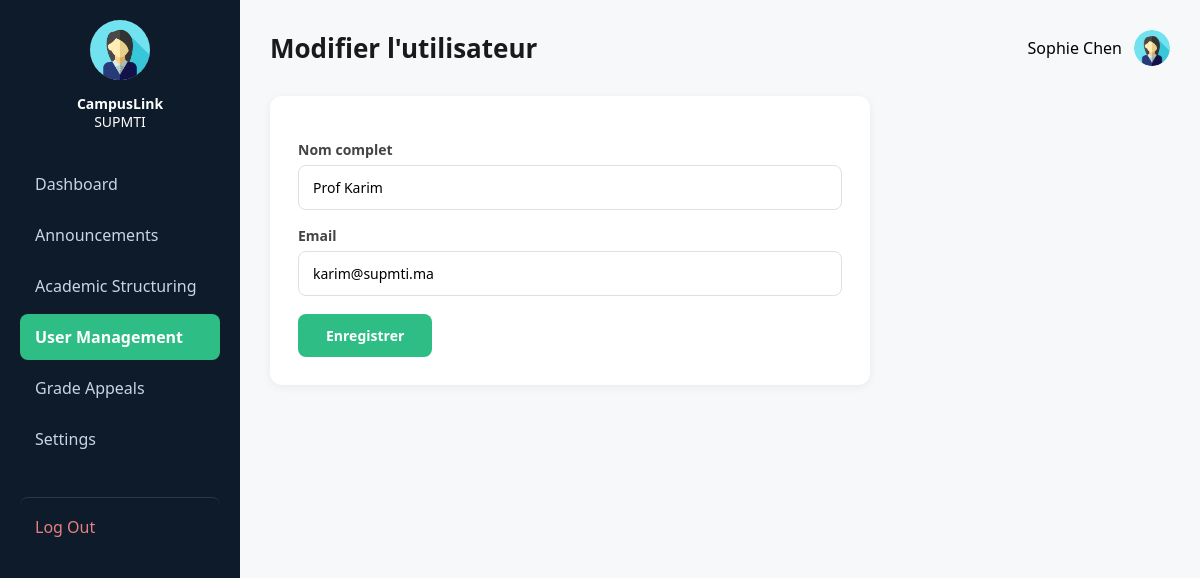
Screenshot of /admin/users/edit/2 (signed in) with the database file from the repository.
### tables this page shows
CREATE TABLE users (
        id INTEGER PRIMARY KEY AUTOINCREMENT,
        nom TEXT NOT NULL,
        email TEXT NOT NULL UNIQUE,
        mot_de_passe TEXT NOT NULL,
        role TEXT NOT NULL,
        classe TEXT,
        cne TEXT,
        cin TEXT,
        photo TEXT
    );

### app.py (the view, shortened to what this page needs)
@app.route('/admin/users/edit/<int:user_id>', methods=['GET', 'POST'])
def edit_user(user_id):
    if session.get('user_role') != 'admin':
        return redirect(url_for('login'))
    connexion = sqlite3.connect('campuslink.db')
    curseur = connexion.cursor()
    curseur.execute("SELECT id, nom, email, role, classe FROM users WHERE id = ?", (user_id,))
    utilisateur = curseur.fetchone()
    connexion.close()
    return render_template('edit_user.html', nom=session.get('user_nom'), utilisateur=utilisateur)

### app.py (called while the page is built)
@app.context_processor
def inject_current_user():
    current_role = session.get('user_role')
    current_nom = session.get('user_nom')
    current_photo = 'avatar.png'
    if 'user_id' in session:
        connexion = sqlite3.connect('campuslink.db')
        curseur = connexion.cursor()
        curseur.execute("SELECT photo FROM users WHERE id = ?", (session.get('user_id'),))
        resultat = curseur.fetchone()
        connexion.close()
        if resultat and resultat[0]:
            current_photo = resultat[0]
    return dict(
        current_role=current_role,
        current_nom=current_nom,
        current_photo=current_photo
    )

### templates/edit_user.html (shortened to what this page needs)
{% extends "base.html" %}
{% block page_header %}Modifier l'utilisateur{% endblock %}
{% block extra_css %}
<link rel="stylesheet" href="{{ url_for('static', filename='css/admin.css') }}">
{% endblock %}
{% block content %}
<div class="form-card" style="max-width: 600px;">
    <form method="POST">
        <label>Nom complet</label>
        <input type="text" name="nom" value="{{ utilisateur[1] }}" required>
        <label>Email</label>
        <input type="text" name="email" value="{{ utilisateur[2] }}" required>
        <button type="submit" class="btn-submit-small" style="margin-top: 18px;">Enregistrer</button>
    </form>
</div>
{% endblock %}

### templates/base.html (shortened to what this page needs)
<!DOCTYPE html>
<html lang="fr">
<head>
    <link rel="stylesheet" href="{{ url_for('static', filename='css/dashboard.css') }}">
    {% block extra_css %}{% endblock %}
</head>
<body>
<div class="dashboard-layout">
    <aside class="sidebar">
        <div class="sidebar-profile">
            <img src="{{ url_for('static', filename='uploads/' + current_photo) if current_photo != 'avatar.png' else url_for('static', filename='images/avatar.png') }}"
                 class="sidebar-avatar" alt="Avatar">
            <div class="sidebar-brand"><strong>CampusLink</strong><br>SUPMTI</div>
        </div>
        <nav class="sidebar-nav">
            {% if current_role == 'admin' %}
                <a href="{{ url_for('dashboard_admin') }}" class="nav-item {{ 'active' if request.endpoint == 'dashboard_admin' }}">Dashboard</a>
                <a href="{{ url_for('admin_announcements') }}" class="nav-item {{ 'active' if request.endpoint in ['admin_announcements','edit_announcement'] }}">Announcements</a>
                <a href="{{ url_for('academic_structure') }}" class="nav-item {{ 'active' if request.endpoint == 'academic_structure' }}">Academic Structuring</a>
                <a href="{{ url_for('user_management') }}" class="nav-item {{ 'active' if request.endpoint in ['user_management','edit_user'] }}">User Management</a>
                <a href="{{ url_for('admin_appeals') }}" class="nav-item {{ 'active' if request.endpoint == 'admin_appeals' }}">Grade Appeals</a>
                <a href="{{ url_for('settings_admin') }}" class="nav-item {{ 'active' if request.endpoint == 'settings_admin' }}">Settings</a>
            {% endif %}
            <a href="{{ url_for('logout') }}" class="nav-item logout-link">Log Out</a>
        </nav>
    </aside>
    <main class="main-content">
        <header class="topbar page-header">
            <h2>{% block page_header %}{% endblock %}</h2>
            <div class="topbar-right">
                <span>{{ current_nom }}</span>
                <img src="{{ url_for('static', filename='uploads/' + current_photo) if current_photo != 'avatar.png' else url_for('static', filename='images/avatar.png') }}"
                     class="topbar-avatar" alt="Avatar">
            </div>
        </header>
        {% block content %}{% endblock %}
    </main>
</div>
</body>
</html>

### static/css/dashboard.css (style rules this page uses)
* { margin: 0; padding: 0; box-sizing: border-box; font-family: 'Segoe UI', Arial, sans-serif; }
.dashboard-layout { display: flex; min-height: 100vh; }
.sidebar { width: 240px; background-color: #0d1b2a; color: white; padding: 20px; }
.sidebar-profile { text-align: center; margin-bottom: 30px; }
.sidebar-profile img { width: 60px; height: 60px; border-radius: 50%; }
.sidebar-avatar { width: 56px; height: 56px; border-radius: 50%; object-fit: cover; margin-bottom: 10px; }
.sidebar-brand { font-size: 14px; line-height: 1.3; }
.logout-link { margin-top: 30px; color: #e88080 !important; border-top: 1px solid rgba(255,255,255,0.12); padding-top: 18px !important; }
.page-header h2 { font-size: 24px; color: #1a1a1a; }
.sidebar-nav { display: flex; flex-direction: column; gap: 5px; }
.nav-item { color: #cbd5e1; text-decoration: none; padding: 12px 15px; border-radius: 8px; }
.nav-item.active { background-color: #2ebd85; color: white; font-weight: bold; }
.main-content { flex: 1; background-color: #f7f8fa; padding: 30px; }
.topbar { display: flex; justify-content: space-between; align-items: center; margin-bottom: 30px; }
.topbar-right { display: flex; align-items: center; gap: 15px; }
.topbar-avatar { width: 36px; height: 36px; border-radius: 50%; }

### static/css/admin.css (style rules this page uses)
.page-header { margin-bottom: 30px; }
.page-header h2 { font-size: 26px; color: #1a1a1a; }
.topbar-right { display: flex; align-items: center; gap: 12px; }
.form-card { background: white; border-radius: 12px; padding: 28px; margin-bottom: 30px; box-shadow: 0 2px 10px rgba(0,0,0,0.06); }
.form-card label { display: block; font-weight: 600; font-size: 14px; color: #444; margin-top: 16px; margin-bottom: 6px; }
.form-card input[type="text"], .form-card textarea, .form-card select { width: 100%; padding: 12px 14px; border: 1.5px solid #e0e0e0; border-radius: 8px; font-size: 14px; font-family: inherit; transition: border-color 0.2s; }
.btn-submit-small { background-color: #2ebd85; color: white; padding: 12px 28px; border: none; border-radius: 8px; font-weight: 600; font-size: 14px; cursor: pointer; transition: background-color 0.2s; }

### rows the page displays
users: photo (picture), nom "Sophie Chen"
users: nom "Prof Karim", email "karim@supmti.ma"
